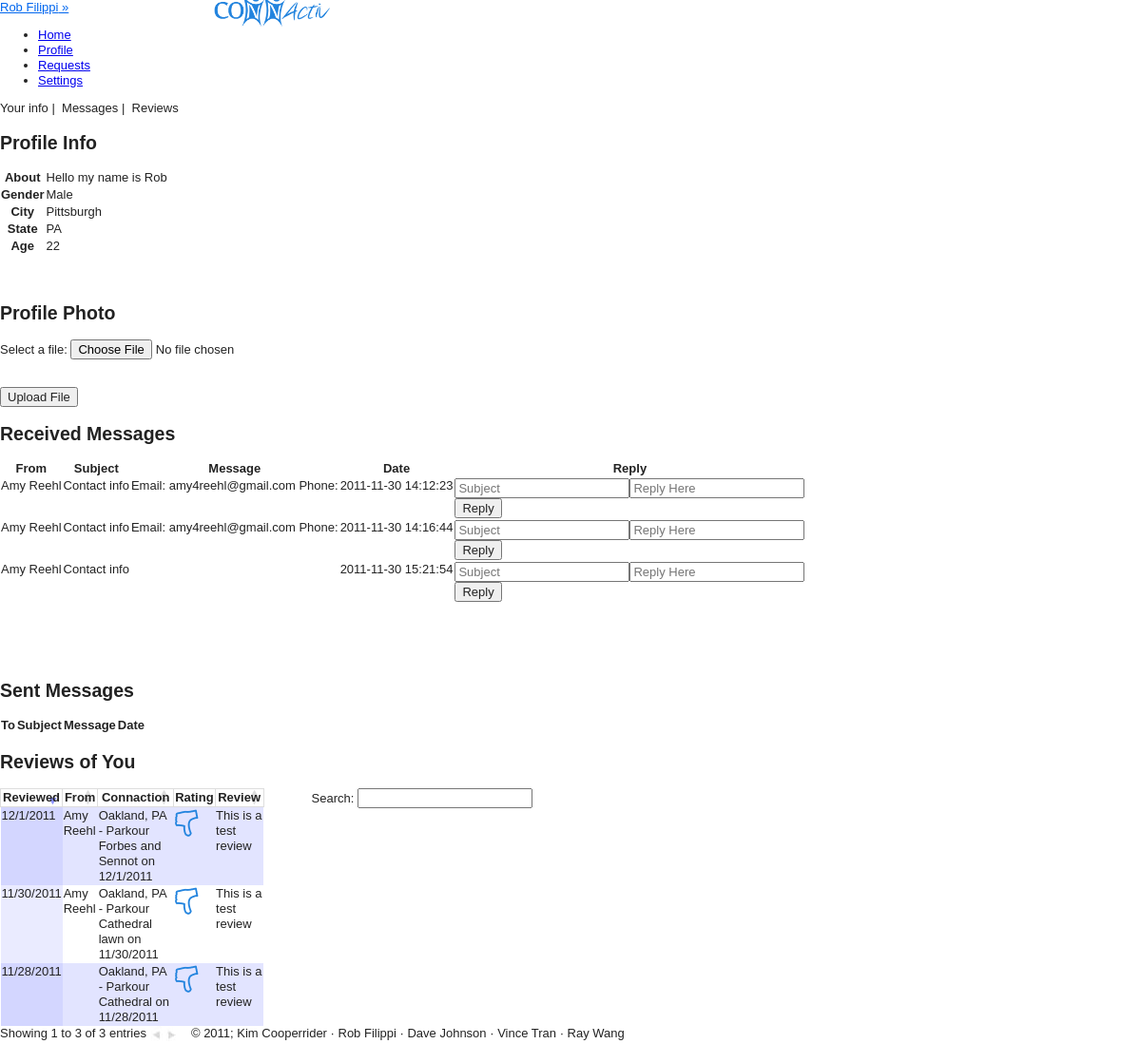
Page /views/profile.php (signed in) on the committed database.
### tables this page shows
CREATE TABLE IF NOT EXISTS `users` (
  `USER_ID` int(11) NOT NULL AUTO_INCREMENT,
  `PASSWORD` varchar(100) NOT NULL,
  `FIRST_NAME` char(20) DEFAULT NULL,
  `LAST_NAME` char(20) DEFAULT NULL,
  `STREET` varchar(25) DEFAULT NULL,
  `CITY` char(20) DEFAULT NULL,
  `STATE` char(2) DEFAULT NULL,
  `ZIP` int(11) DEFAULT NULL,
  `PHONE` char(12) DEFAULT NULL,
  `INTERESTS` varchar(4000) DEFAULT NULL,
  `PROFILE_PIC` varchar(45) NOT NULL DEFAULT '../public/images/avatar.png',
  `EMAIL` varchar(25) DEFAULT NULL,
  `DOB` date DEFAULT NULL,
  `GENDER` char(1) DEFAULT NULL,
  PRIMARY KEY (`USER_ID`)
);

CREATE TABLE IF NOT EXISTS `messages` (
  `FROM_USER` int(11) NOT NULL,
  `TO_USER` int(11) NOT NULL,
  `SUBJECT` varchar(100) DEFAULT NULL,
  `BODY` varchar(4000) DEFAULT NULL,
  `DATE` datetime NOT NULL DEFAULT '0000-00-00 00:00:00',
  PRIMARY KEY (`FROM_USER`,`TO_USER`,`DATE`)
);

CREATE TABLE IF NOT EXISTS `reviews` (
  `USER_ID` int(11) NOT NULL,
  `FROM_USER` int(11) NOT NULL,
  `IS_ANONYMOUS` int(11) DEFAULT '0',
  `CONNACTION_ID` int(11) NOT NULL,
  `IS_POSITIVE` int(11) DEFAULT NULL,
  `REVIEW_DATE` date DEFAULT NULL,
  `REVIEW` varchar(4000) DEFAULT NULL,
  PRIMARY KEY (`FROM_USER`,`CONNACTION_ID`)
);

CREATE TABLE IF NOT EXISTS `connactions` (
  `CONNACTION_ID` int(11) NOT NULL AUTO_INCREMENT,
  `POST_TIME` date NOT NULL,
  `USER_ID` int(11) NOT NULL,
  `LOCATION` varchar(255) NOT NULL,
  `START_TIME` datetime DEFAULT NULL,
  `MESSAGE` varchar(4000) DEFAULT NULL,
  `END_TIME` datetime DEFAULT NULL,
  `UNIQUE_NETWORK_ID` int(11) NOT NULL,
  `IS_PRIVATE` int(11) DEFAULT '0',
  PRIMARY KEY (`CONNACTION_ID`)
);

CREATE TABLE IF NOT EXISTS `unique_networks` (
  `UNIQUE_NETWORK_ID` int(11) NOT NULL AUTO_INCREMENT,
  `NETWORK_ID` int(11) DEFAULT NULL,
  `ACTIVITY_ID` int(11) DEFAULT NULL,
  PRIMARY KEY (`UNIQUE_NETWORK_ID`)
);

CREATE TABLE IF NOT EXISTS `networks` (
  `NETWORK_ID` int(11) NOT NULL AUTO_INCREMENT,
  `AREA` varchar(25) NOT NULL,
  `STATE` varchar(2) NOT NULL,
  PRIMARY KEY (`NETWORK_ID`)
);

CREATE TABLE IF NOT EXISTS `activities` (
  `ACTIVITY_ID` int(11) NOT NULL AUTO_INCREMENT,
  `ACTIVITY_NAME` varchar(20) NOT NULL,
  PRIMARY KEY (`ACTIVITY_ID`)
);

### views/functions/config.php (called while the page is built, shortened)
<?php
include("functions_connactions.php");
include("functions_recommendations.php");
include("functions_networks.php");
function cookieExists(){
	if(isset($_COOKIE['ID_my_site']))
	return TRUE;
	else
	return FALSE;
}
function validCookie(){
	$username = $_COOKIE['ID_my_site'];
	$pass = $_COOKIE['Key_my_site'];
	$info = getDatabaseInfo("users", "email", $username);
	if ($pass != $info['PASSWORD']) {
		return FALSE;
	}
	else{
		return TRUE;
	}
}
		function getDatabaseInfo($table, $attribute, $value){
			$check = getResourceIDs($table, $attribute, $value);
			return mysql_fetch_array($check);
		}
		function getResourceIDs($table, $attribute, $value){
			$check = mysql_query("SELECT * FROM $table WHERE $attribute = '$value'")or die(mysql_error());
			return $check;
		}
		function getName(){
			if(cookieExists())
			{
				if (validCookie()) {
					$username = $_COOKIE['ID_my_site'];
					$info = getDatabaseInfo("users", "email", $username);
					return $info['FIRST_NAME'] . " " . $info['LAST_NAME'];
				}
			}
		}
		function getUserID(){
			if(cookieExists())
			{
				if (validCookie()) {
					$username = $_COOKIE['ID_my_site'];
					$info = getDatabaseInfo("users", "email", $username);
					return $info['USER_ID'];
				}
			}
		}
		function getUserName($userID){
			$info = getDatabaseInfo("users", "user_id", $userID);
			return $info['FIRST_NAME'] . " " . $info['LAST_NAME'];
		}
		function getAboutMe($userID){
			$info = getDatabaseInfo("users", "user_id", $userID);
			if($info['INTERESTS'])
			return $info['INTERESTS'];
			else
			return "Click to specify";
		}
		function getUserGender($userID){
			$info = getDatabaseInfo("users", "user_id", $userID);
			if($info['GENDER'] == 'M')
			$gender = "Male";
			else if($info['GENDER'] == 'F')
			$gender = "Female";
			else
			$gender = "Click to specify";
			return $gender;
		}
		function getAge($userID){
			$today = getDate();
			$info = getDatabaseInfo("users", "user_id", $userID);
			if($info['DOB']){
				$DOB = date_parse($info['DOB']);
				$age = $today["year"] - $DOB["year"];
				if(($today["mon"] - $DOB["month"]) < 0)
				return $age - 1;
				else if(($today["mon"] - $DOB["month"]) > 0)
				return $age;
				else{
					if(($today["mday"] - $DOB["day"]) < 0)
					return $age - 1;
					else
					return $age;
				}
			}
			else
			return "Click to specify";
		}
		function getUserState($userID) {
			$info = getDatabaseInfo("users", "user_id", $userID);
			$state = $info['STATE'];
			return $state;
		}
		function getUserCity($userID) {
			$info = getDatabaseInfo("users", "user_id", $userID);
			$city = $info['CITY'];
			return $city;
		}
		function getIncMessages($userid){
			$incMessages = array();
			$query = "select * from messages where to_user = ".$userid;
			$result = mysql_query($query);
			while($info = mysql_fetch_array($result)){
				$incMessages[] = $info;
			}
			return $incMessages;
		}
		?>

### views/functions/functions_recommendations.php (called while the page is built, shortened)
<?
function getAllReviews($userid){
	$reviews = array();
	$query = sprintf("SELECT * FROM reviews WHERE user_id = '%s'", $userid);
	$result = mysql_query($query) or die(mysql_error());
	while($row = mysql_fetch_array($result)){
		$reviews[] = $row;
	}
	return $reviews;
}
?>

### views/functions/functions_networks.php (called while the page is built, shortened)
<?
function prettifyName($unique_id) {
	$query = "SELECT unique_networks.unique_network_id, networks.area AS area, networks.state AS state, activities.activity_name AS act"
	." FROM unique_networks, activities, networks"
	." WHERE unique_networks.network_id = networks.network_id"
	." AND unique_networks.activity_id = activities.activity_id"
	." AND unique_networks.unique_network_id = '".$unique_id."'";
	$result = mysql_query($query) or die(mysql_error());
	$name = mysql_fetch_array($result);
	$displayName = "Unspecified";
	if ($name['area'] && $name['state'] && $name['act'])
	$displayName = $name['area'] . ", " .$name['state']. " - " .$name['act'];
	return $displayName;
}
?>

### views/profile.php (the view, shortened to what this page needs)
<? include("header.php");
				$userID = getUserID();
			?>
			<div class="page">
				<div class="pageViewer">
					<span class="clickable active green" id="profile">Your info</span>&nbsp;|&nbsp;
					<span class="clickable green" id="messages">Messages</span>&nbsp;|&nbsp;
					<span class="clickable green" id="reviews">Reviews</span>
				</div>
			<div class="section" id="view_profile">
			<h2>Profile Info</h2>
			<div class="greyBorder">
			<form action="<?php echo $_SERVER['PHP_SELF']?>" method="post">
			<table class="simple_table" id="myInfo">
				<tr>
					<th>About</th>
					<td>
						<? $about = getAboutMe($userID); ?>
						<span class="clickable expander"><? echo $about ?><span class='editIcon'></span></span>
					</td>
				</tr>
				<tr>
					<th>Gender</th>
					<td>
					<? $sex = getUserGender($userID);
					?>
						<span class="clickable expander"><? echo $sex ?><span class='editIcon'></span></span>
					</td>
				</tr>
				<tr>
					<th>City</th>
					<td>
					<? $city = getUserCity($userID); ?>
					<span class="clickable expander"><? echo $city ?><span class='editIcon'></span></span>
					</td>
				</tr>
				<tr>
					<th>State</th>
					<td>
					<? $st = getUserState($userID); ?>
					<span class="clickable expander"><? echo $st ?><span class='editIcon'></span></span>
					</td>
				</tr>
				<tr>
					<th>Age</th>
					<td>
						<? $age = getAge($userID); ?>
						<span class="clickable expander"><? echo $age ?><span class='editIcon'></span></span>
					</td>
				</tr>
				</form>
			</div>
			<br/><br/>
				<h2>Profile Photo</h2>
				<div class="greyBorder">
				<form action="<?php echo $_SERVER['PHP_SELF']; ?>" method="post" enctype="multipart/form-data">
						<p>
							<label for="file">Select a file:</label>  <input type="file" name="userfile" id="file"> <br /><br />
							<input type = 'hidden' name = 'fileupload' /></p>
							<button>Upload File</button>
				</form>
				</div>
			</div>
			<div class="section" id="view_messages">
				<h2>Received Messages</h2>
			<table id="receivedMessages" class="alternating regular_table">
				<thead>
					<tr>
						<th>From</th>
						<th>Subject</th>
						<th>Message</th>
						<th>Date</th>
						<th>Reply</th>
					</tr>
				</thead>
				<tbody>
				<?php
					$incMessages = getIncMessages(getUserID());
						foreach($incMessages as $message){
							echo "<tr><td>".getUserName($message['FROM_USER'])."</td>";
							echo "<td>".$message['SUBJECT']."</td>";
							echo "<td>".$message['BODY']."</td>";
							echo "<td>".$message['DATE']."</td>";
							echo "<td><form action = ".$_SERVER['PHP_SELF']." method = 'post'><input type= 'text' class='x_small_input' maxlength='255' placeholder = 'Subject' name = 'reply[]'><input type= 'text' maxlength = '4000' placeholder = 'Reply Here' name = 'reply[]'>";
							echo "<br/><input type = 'submit' name = 'reply[]' value = 'Reply'/><input type = 'hidden' name = 'reply[]' value = '".$message['FROM_USER']."'/></form></td>";
							echo "</tr>";
						}
				?>
				</tbody>
			</table>
				<br/><br/><br><br>
				<h2>Sent Messages</h2>
			<table id="sentMessages" class="alternating regular_table">
				<thead>
				<tr>
					<th>To</th>
					<th>Subject</th>
					<th>Message</th>
					<th>Date</th>
				</tr>
				</thead>
			</table>
			</div>
			<div class="section" id="view_reviews">
			<h2>Reviews of You</h2>
			<?
			$review = getAllReviews($userID);
			$reviews =  getFormattedReviews($review);
			if (!$reviews) echo "<p style='color:#2384DE;'><br><br>You haven't been reviewed yet!</p>Since only users with whom you've completed connactions can review you,<br>check back once you've done a few more activities.";
			else echo $reviews;
			?>
			</div>
			</div>
			<?php
	include('footer.php');
?>

### views/header.php (shortened to what this page needs)
<? include_once("functions/config.php"); ?>
<!DOCTYPE HTML>
<html>
<head>
<link type="text/css" rel="stylesheet" href="../styles/defaults.css"/>
<link type="text/css" rel="stylesheet/less" href="../styles/style.less"/>
<link type="text/css" rel="stylesheet/less" href="../styles/posts.less"/>
<link type="text/css" rel="stylesheet/less" href="../styles/sidebar.less"/>
<link type="text/css" rel="stylesheet" href="../styles/demo_table.css"/>
<link type="text/css" rel="stylesheet" href="../styles/validationEngine.jquery.css" />
<link type="text/css" rel="stylesheet" href="../styles/jquery.fancybox-1.3.4.css" />
<link type="text/css" rel="stylesheet/less" href="../styles/admin.less"/>
</head>
<body>
<div id="container">
	<header>
	<a id="user_login" href="#"><? echo getName(); ?>&nbsp;&raquo;</a>
	<span style=" position: absolute; left: 220px">
		<a href="home.php"><img height="40" style="margin-top: -10px;" src="../public/images/logo.png"/></a>
	</span>
			<span id="top-nav">
				<ul id="nav">
					<li class="headerlink" id="link_home"><a class="top_links" id="home" href="home.php">Home</a></li>
					<li class="headerlink" id="link_profile"><a class="top_links" id="profile" href="profile.php">Profile</a></li>
					<li class="headerlink" id="link_requests"><a class="top_links" id="requests" href="requests.php">Requests</a></li>
					<li class="headerlink" id="link_settings"><a class="top_links" id="settings" href="settings.php">Settings</a></li>
					</ul>
			</span>
	</header>
	<div id="content">

### views/functions/functions_connactions.php (shortened to what this page needs)
<?
	function getFormattedReviews($review) {
		$details = "";
		if(sizeof($review) > 0){
			$details .= "<table id='selfReviews' class='alternating regular_table'>";
			$details .= "<thead><th>Reviewed</th><th>From</th><th>Connaction</th><th>Rating</th><th>Review</th></tr></thead>";
			$details .= "<tbody>";
			foreach($review as $rev){
				if($rev['IS_POSITIVE'] == 1){$posNeg = "<img src='../public/images/thumbs_up.png' height='30'/>";}
				else{$posNeg = "<img  src='../public/images/thumbs_down.png' height='30'/>";}
				if($rev['IS_ANONYMOUS'] == 1){$from = "Anonymous";}
				else{$from = getUserName($rev['FROM_USER']);}
				$connactInfo = getConnactionActivity($rev['CONNACTION_ID']);
				$unique = getUniqueFromConnaction($rev['CONNACTION_ID']);
				$name = prettifyName($unique);
				$loc = getConnactionLocation($rev['CONNACTION_ID']);
				$date = getConnactionDate($rev['CONNACTION_ID'], "START");
				$connactInfo = '';
				if ($loc) $connactInfo .= $loc;
				if ($date) $connactInfo .= " on $date";
				$details .= "<tr><td>$date</td>";
				$details .= "<td>$from</td>";
				$details .= "<td>$name<br/>$connactInfo</td>";
				$details .= "<td>$posNeg</td>";
				$details .= "<td>".$rev['REVIEW']."</td></tr>";
			}
			$details .= "</tbody></table>";
		}
		return $details;
	}
	function getUniqueFromConnaction($id) {
		$query = "SELECT unique_networks.unique_network_id FROM unique_networks, connactions"
		." WHERE connactions.connaction_id = unique_networks.unique_network_id";
		$result = mysql_query($query) or die(mysql_error());
		$row = mysql_fetch_array($result);
		return $row[0];
	}
	function getConnactionActivity($connactionID){
		$activityID = getDatabaseInfo("connactions", "connaction_id", $connactionID);
		$act = getDatabaseInfo("unique_networks", "unique_network_id", $activityID['UNIQUE_NETWORK_ID']);
		$activity = getDatabaseInfo("activities", "activity_id", $act['ACTIVITY_ID']);
		$activityName = $activity['ACTIVITY_NAME'];
		return $activityName;
	}
	function getConnactionDate($connactionID, $argument){
		$dateID = getDatabaseInfo("connactions", "connaction_id", $connactionID);
		$date = $dateID[$argument.'_TIME'];
		$dateParsed = date_parse($date);
		$newDate = $dateParsed["month"].'/'.$dateParsed["day"].'/'.$dateParsed["year"];
		return $newDate;
	}
	function getConnactionLocation($connactionID){
		$connaction = getDatabaseInfo("connactions", "connaction_id", $connactionID);
		$location = $connaction['LOCATION'];
		return $location;
	}
?>

### styles/defaults.css (style rules this page uses)
article, aside, details, figcaption, figure, footer, header, hgroup, nav, section { display: block; }
html { font-size: 100%; overflow-y: scroll; -webkit-text-size-adjust: 100%; -ms-text-size-adjust: 100%; }
body { margin: 0; font-size: 13px; line-height: 1.231; }
body, button, input, select, textarea { font-family: sans-serif; color: #222; }
a { color: #00e; }
ul, ol { margin: 1em 0; padding: 0 0 0 40px; }
img { border: 0; -ms-interpolation-mode: bicubic; vertical-align: middle; }
form { margin: 0; }
label { cursor: pointer; }
button, input, select, textarea { font-size: 100%; margin: 0; vertical-align: baseline; *vertical-align: middle; }
button, input { line-height: normal; *overflow: visible; }
table button, table input { *overflow: auto; }
button, input[type="button"], input[type="reset"], input[type="submit"] { cursor: pointer; -webkit-appearance: button; }
table { border-collapse: collapse; border-spacing: 0; }
td { vertical-align: top; }

### styles/demo_table.css (style rules this page uses)
#subscribeTable_wrapper, { width: 350px; left: -50px; }
.sorting_desc { background: url('../public/images/sort_desc.png') no-repeat center right #fff; border: thin solid #DDD; }
.sorting { background: url('../public/images/sort_both.png') no-repeat center right #fff; border: thin solid #DDD; }
.sorting_disabled { background: #fff; border: thin solid #DDD; }
tr.odd { background-color: #E2E4FF; }
tr.even { background-color: white; }
tr.odd td.sorting_1 { background-color: #D3D6FF; }
tr.even td.sorting_1 { background-color: #EAEBFF; }

### rows in the picture
users: getName() "Rob Filippi", about "Hello my name is Rob", sex "Male", city "Pittsburgh", st "PA", age "22"
messages: FROM_USER.LAST_NAME "Amy Reehl", SUBJECT "Contact info", BODY "Email: amy4reehl@gmail.com Phone:", DATE "2011-11-30 14:12:23"
messages: FROM_USER.LAST_NAME "Amy Reehl", SUBJECT "Contact info", BODY "Email: amy4reehl@gmail.com Phone:", DATE "2011-11-30 14:16:44"
messages: FROM_USER.LAST_NAME "Amy Reehl", SUBJECT "Contact info", DATE "2011-11-30 15:21:54"
reviews: CONNACTION_ID.START_TIME "11/30/2011", FROM_USER.LAST_NAME "Amy Reehl", CONNACTION_ID.ACTIVITY_NAME "Oakland, PA - Parkour", CONNACTION_ID.START_TIME "Cathedral lawn on 11/30/2011", IS_POSITIVE 0 (drawn), REVIEW "This is a test review"
reviews: CONNACTION_ID.START_TIME "12/1/2011", FROM_USER.LAST_NAME "Amy Reehl", CONNACTION_ID.ACTIVITY_NAME "Oakland, PA - Parkour", CONNACTION_ID.START_TIME "Forbes and Sennot on 12/1/2011", IS_POSITIVE 0 (drawn), REVIEW "This is a test review"
reviews: CONNACTION_ID.START_TIME "11/28/2011", CONNACTION_ID.ACTIVITY_NAME "Oakland, PA - Parkour", CONNACTION_ID.START_TIME "Cathedral on 11/28/2011", IS_POSITIVE 0 (drawn), REVIEW "This is a test review"
